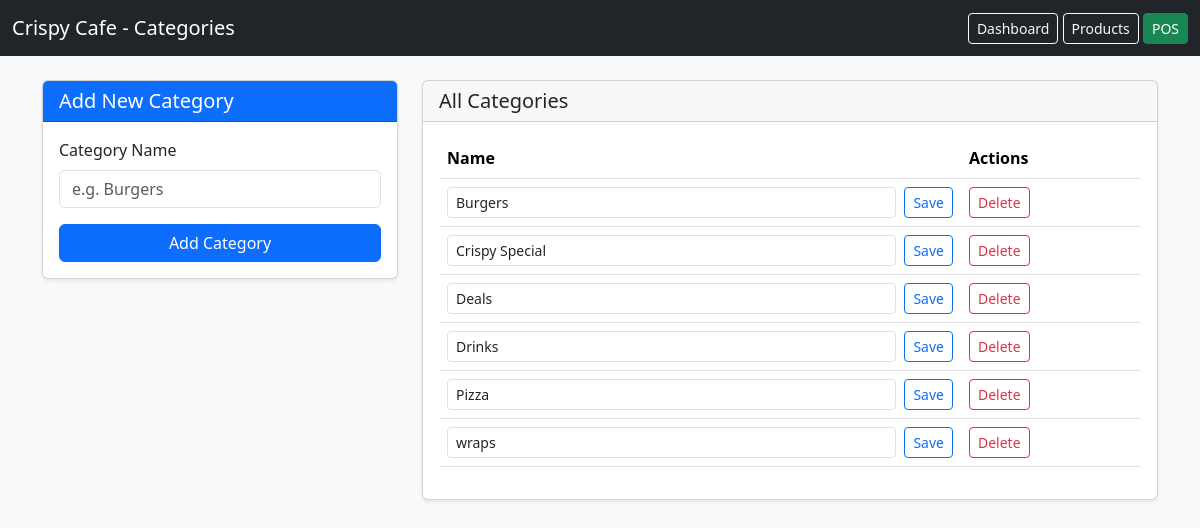
The app's page /manage/categories/ (signed in) with its own data.
### pos/models.py (models this page shows, shortened)
class Restaurant(models.Model):
    name = models.CharField(max_length=200)
    address = models.CharField(max_length=300, blank=True)
    phone = models.CharField(max_length=50, blank=True)
    logo = models.ImageField(upload_to='logos/', blank=True, null=True)
    primary_color = models.CharField(max_length=7, default='#0d6efd')   # Example: #0d6efd
    secondary_color = models.CharField(max_length=7, default='#198754')
    is_active = models.BooleanField(default=True)
    created_at = models.DateTimeField(auto_now_add=True)

class Category(models.Model):
    restaurant = models.ForeignKey(Restaurant, on_delete=models.CASCADE)
    name = models.CharField(max_length=100)
    is_active = models.BooleanField(default=True)

### pos/views.py (the view, shortened to what this page needs)
# urls.py: path('manage/categories/', views.manage_categories, name='manage_categories'),
@login_required(login_url='login')
def manage_categories(request):
    restaurant = get_user_restaurant(request.user)
    if not restaurant:
        return render(request, 'pos/no_restaurant.html')
    categories = Category.objects.filter(restaurant=restaurant).order_by('name')
    context = {
        'restaurant': restaurant,
        'categories': categories,
    }
    return render(request, 'pos/manage_categories.html', context)

### pos/views.py (called while the page is built)
def get_user_restaurant(user):
    try:
        profile = UserProfile.objects.get(user=user)
        return profile.restaurant
    except UserProfile.DoesNotExist:
        return None

### pos/templates/pos/manage_categories.html (shortened to what this page needs)
<!DOCTYPE html>
<html lang="en">
<head>
    <link href="https://cdn.jsdelivr.net/npm/bootstrap@5.3.3/dist/css/bootstrap.min.css" rel="stylesheet">
</head>
<body class="bg-light">
<nav class="navbar navbar-dark bg-dark">
    <div class="container-fluid">
        <span class="navbar-brand">{{ restaurant.name }} - Categories</span>
        <div>
            <a href="/" class="btn btn-outline-light btn-sm">Dashboard</a>
            <a href="/manage/products/" class="btn btn-outline-light btn-sm">Products</a>
            <a href="/pos/" class="btn btn-success btn-sm">POS</a>
        </div>
    </div>
</nav>
<div class="container mt-4">
    <div class="row">
        <div class="col-md-4">
            <div class="card shadow-sm">
                <div class="card-header bg-primary text-white">
                    <h5 class="mb-0">Add New Category</h5>
                </div>
                <div class="card-body">
                    <form method="POST">
                        <div class="mb-3">
                            <label class="form-label">Category Name</label>
                            <input type="text" name="name" class="form-control" required placeholder="e.g. Burgers">
                        </div>
                        <button type="submit" class="btn btn-primary w-100">Add Category</button>
                    </form>
                </div>
            </div>
        </div>
        <div class="col-md-8">
            <div class="card shadow-sm">
                <div class="card-header">
                    <h5 class="mb-0">All Categories</h5>
                </div>
                <div class="card-body">
                    <table class="table table-hover">
                        <thead>
                            <tr>
                                <th>Name</th>
                                <th width="180">Actions</th>
                            </tr>
                        </thead>
                        <tbody>
                            {% for category in categories %}
                            <tr>
                                <td>
                                    <form method="POST" class="d-flex gap-2">
                                        <input type="text" name="name" value="{{ category.name }}" class="form-control form-control-sm">
                                        <button type="submit" class="btn btn-sm btn-outline-primary">Save</button>
                                    </form>
                                </td>
                                <td>
                                    <form method="POST" onsubmit="return confirm('Delete this category?')">
                                        <button type="submit" class="btn btn-sm btn-outline-danger">Delete</button>
                                    </form>
                                </td>
                            </tr>
                            {% empty %}
                            <tr>
                                <td colspan="2" class="text-center text-muted">No categories yet.</td>
                            </tr>
                            {% endfor %}
                        </tbody>
                    </table>
                </div>
            </div>
        </div>
    </div>
</div>
</body>
</html>

### records on screen
Restaurant: name "Crispy Cafe"
Category: name "Burgers"
Category: name "Crispy Special"
Category: name "Deals"
Category: name "Drinks"
Category: name "Pizza"
Category: name "wraps"
